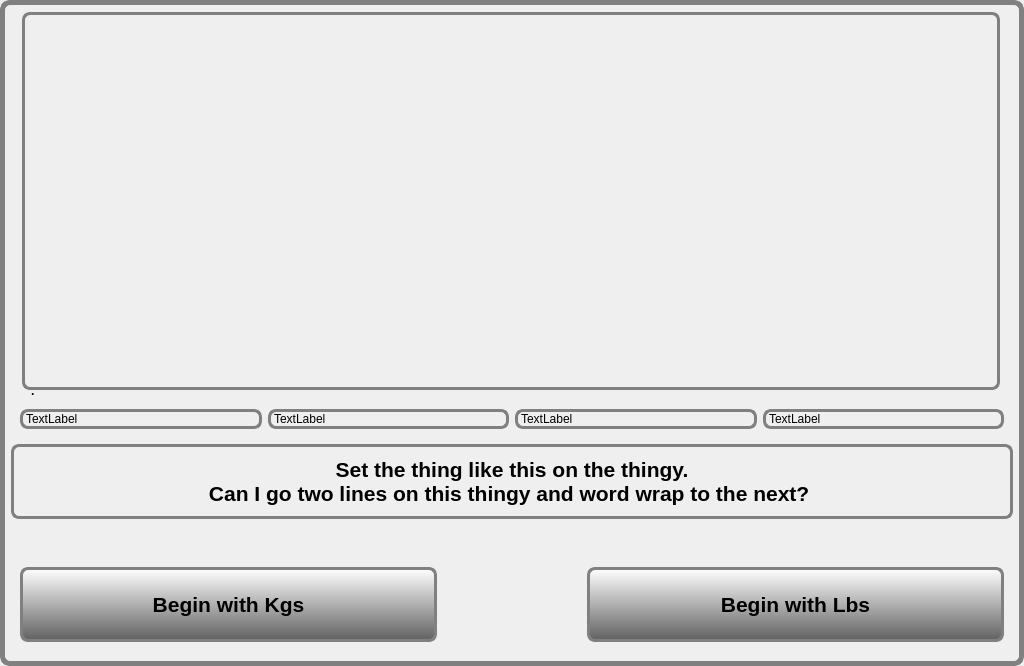
<?xml version="1.0" encoding="UTF-8"?>
<ui version="4.0">
 <class>calibui</class>
 <widget class="QWidget" name="calibui">
  <property name="geometry">
   <rect>
    <x>0</x>
    <y>0</y>
    <width>1024</width>
    <height>666</height>
   </rect>
  </property>
  <property name="sizePolicy">
   <sizepolicy hsizetype="Expanding" vsizetype="Expanding">
    <horstretch>0</horstretch>
    <verstretch>0</verstretch>
   </sizepolicy>
  </property>
  <property name="minimumSize">
   <size>
    <width>1024</width>
    <height>600</height>
   </size>
  </property>
  <property name="windowTitle">
   <string>Accelerometer Calibration Tool</string>
  </property>
  <property name="autoFillBackground">
   <bool>false</bool>
  </property>
  <property name="styleSheet">
   <string notr="true">QWidget#calibui
{
border-style:outset;
border-radius:10px;
border: 5px solid gray;
color: black;
}</string>
  </property>
  <layout class="QVBoxLayout" name="verticalLayout">
   <property name="leftMargin">
    <number>11</number>
   </property>
   <property name="topMargin">
    <number>11</number>
   </property>
   <property name="rightMargin">
    <number>11</number>
   </property>
   <property name="bottomMargin">
    <number>11</number>
   </property>
   <item>
    <widget class="QStackedWidget" name="wdgtStackedWidgetMain">
     <property name="sizePolicy">
      <sizepolicy hsizetype="Expanding" vsizetype="Expanding">
       <horstretch>0</horstretch>
       <verstretch>0</verstretch>
      </sizepolicy>
     </property>
     <property name="minimumSize">
      <size>
       <width>1002</width>
       <height>390</height>
      </size>
     </property>
     <property name="styleSheet">
      <string notr="true">QStackedWidget#stackedWidget
{
border-style:outset;
border-radius:8px;
border:0px solid gray;
}</string>
     </property>
     <property name="frameShape">
      <enum>QFrame::NoFrame</enum>
     </property>
     <property name="frameShadow">
      <enum>QFrame::Plain</enum>
     </property>
     <property name="lineWidth">
      <number>0</number>
     </property>
     <property name="currentIndex">
      <number>0</number>
     </property>
     <widget class="QWidget" name="wgtSteps">
      <property name="sizePolicy">
       <sizepolicy hsizetype="Expanding" vsizetype="Expanding">
        <horstretch>0</horstretch>
        <verstretch>0</verstretch>
       </sizepolicy>
      </property>
      <property name="styleSheet">
       <string notr="true">QWidget#wgtSteps
{
border-style:outset;
border-radius:8px;
border:0px solid gray;
}</string>
      </property>
      <widget class="QLabel" name="lblShowHowTo">
       <property name="geometry">
        <rect>
         <x>11</x>
         <y>1</y>
         <width>978</width>
         <height>378</height>
        </rect>
       </property>
       <property name="sizePolicy">
        <sizepolicy hsizetype="Expanding" vsizetype="MinimumExpanding">
         <horstretch>0</horstretch>
         <verstretch>0</verstretch>
        </sizepolicy>
       </property>
       <property name="minimumSize">
        <size>
         <width>978</width>
         <height>378</height>
        </size>
       </property>
       <property name="maximumSize">
        <size>
         <width>16777215</width>
         <height>16777215</height>
        </size>
       </property>
       <property name="palette">
        <palette>
         <active>
          <colorrole role="WindowText">
           <brush brushstyle="SolidPattern">
            <color alpha="255">
             <red>0</red>
             <green>0</green>
             <blue>0</blue>
            </color>
           </brush>
          </colorrole>
          <colorrole role="Text">
           <brush brushstyle="SolidPattern">
            <color alpha="255">
             <red>0</red>
             <green>0</green>
             <blue>0</blue>
            </color>
           </brush>
          </colorrole>
          <colorrole role="ButtonText">
           <brush brushstyle="SolidPattern">
            <color alpha="255">
             <red>0</red>
             <green>0</green>
             <blue>0</blue>
            </color>
           </brush>
          </colorrole>
          <colorrole role="Base">
           <brush brushstyle="SolidPattern">
            <color alpha="255">
             <red>255</red>
             <green>255</green>
             <blue>255</blue>
            </color>
           </brush>
          </colorrole>
          <colorrole role="Window">
           <brush brushstyle="SolidPattern">
            <color alpha="255">
             <red>240</red>
             <green>240</green>
             <blue>240</blue>
            </color>
           </brush>
          </colorrole>
         </active>
         <inactive>
          <colorrole role="WindowText">
           <brush brushstyle="SolidPattern">
            <color alpha="255">
             <red>0</red>
             <green>0</green>
             <blue>0</blue>
            </color>
           </brush>
          </colorrole>
          <colorrole role="Text">
           <brush brushstyle="SolidPattern">
            <color alpha="255">
             <red>0</red>
             <green>0</green>
             <blue>0</blue>
            </color>
           </brush>
          </colorrole>
          <colorrole role="ButtonText">
           <brush brushstyle="SolidPattern">
            <color alpha="255">
             <red>0</red>
             <green>0</green>
             <blue>0</blue>
            </color>
           </brush>
          </colorrole>
          <colorrole role="Base">
           <brush brushstyle="SolidPattern">
            <color alpha="255">
             <red>255</red>
             <green>255</green>
             <blue>255</blue>
            </color>
           </brush>
          </colorrole>
          <colorrole role="Window">
           <brush brushstyle="SolidPattern">
            <color alpha="255">
             <red>240</red>
             <green>240</green>
             <blue>240</blue>
            </color>
           </brush>
          </colorrole>
         </inactive>
         <disabled>
          <colorrole role="WindowText">
           <brush brushstyle="SolidPattern">
            <color alpha="255">
             <red>0</red>
             <green>0</green>
             <blue>0</blue>
            </color>
           </brush>
          </colorrole>
          <colorrole role="Text">
           <brush brushstyle="SolidPattern">
            <color alpha="255">
             <red>0</red>
             <green>0</green>
             <blue>0</blue>
            </color>
           </brush>
          </colorrole>
          <colorrole role="ButtonText">
           <brush brushstyle="SolidPattern">
            <color alpha="255">
             <red>0</red>
             <green>0</green>
             <blue>0</blue>
            </color>
           </brush>
          </colorrole>
          <colorrole role="Base">
           <brush brushstyle="SolidPattern">
            <color alpha="255">
             <red>240</red>
             <green>240</green>
             <blue>240</blue>
            </color>
           </brush>
          </colorrole>
          <colorrole role="Window">
           <brush brushstyle="SolidPattern">
            <color alpha="255">
             <red>240</red>
             <green>240</green>
             <blue>240</blue>
            </color>
           </brush>
          </colorrole>
         </disabled>
        </palette>
       </property>
       <property name="styleSheet">
        <string notr="true">QLabel#lblShowHowTo
{
border-style:outset;
border-radius:8px;
border:3px solid gray;
}</string>
       </property>
       <property name="text">
        <string/>
       </property>
       <property name="scaledContents">
        <bool>true</bool>
       </property>
       <property name="alignment">
        <set>Qt::AlignCenter</set>
       </property>
       <property name="margin">
        <number>0</number>
       </property>
      </widget>
      <widget class="QLabel" name="lblGravityConst">
       <property name="geometry">
        <rect>
         <x>20</x>
         <y>370</y>
         <width>741</width>
         <height>19</height>
        </rect>
       </property>
       <property name="sizePolicy">
        <sizepolicy hsizetype="MinimumExpanding" vsizetype="Minimum">
         <horstretch>0</horstretch>
         <verstretch>0</verstretch>
        </sizepolicy>
       </property>
       <property name="font">
        <font>
         <weight>75</weight>
         <bold>true</bold>
        </font>
       </property>
       <property name="styleSheet">
        <string notr="true">QLabel#lblGravityConst
{
background-image: url(:/images/none.png);
border-style:outset;
border-radius:1px;
border:0px solid gray;
}</string>
       </property>
       <property name="text">
        <string>.</string>
       </property>
      </widget>
     </widget>
     <widget class="QWidget" name="wgtScans">
      <property name="sizePolicy">
       <sizepolicy hsizetype="Expanding" vsizetype="MinimumExpanding">
        <horstretch>100</horstretch>
        <verstretch>100</verstretch>
       </sizepolicy>
      </property>
      <property name="minimumSize">
       <size>
        <width>0</width>
        <height>0</height>
       </size>
      </property>
      <property name="styleSheet">
       <string notr="true">QWidget#wgtScans
{
border-style:outset;
border-radius:8px;
border:3px solid red;
color: black;
}
</string>
      </property>
      <layout class="QFormLayout" name="formLayout">
       <item row="0" column="0" colspan="2">
        <layout class="QHBoxLayout" name="horizontalLayout">
         <property name="spacing">
          <number>7</number>
         </property>
         <property name="sizeConstraint">
          <enum>QLayout::SetNoConstraint</enum>
         </property>
         <item>
          <layout class="QVBoxLayout" name="vertLeftSide" stretch="100,0,100,100,100">
           <property name="sizeConstraint">
            <enum>QLayout::SetNoConstraint</enum>
           </property>
           <property name="leftMargin">
            <number>25</number>
           </property>
           <property name="topMargin">
            <number>40</number>
           </property>
           <property name="rightMargin">
            <number>15</number>
           </property>
           <property name="bottomMargin">
            <number>80</number>
           </property>
           <item>
            <widget class="QLabel" name="lblDateTitle">
             <property name="font">
              <font>
               <pointsize>16</pointsize>
               <weight>75</weight>
               <bold>true</bold>
              </font>
             </property>
             <property name="styleSheet">
              <string notr="true">QLabel#lblDateTitle
{
border-style:outset;
border-radius:0px;
border:0px solid gray;
}</string>
             </property>
             <property name="text">
              <string>Date</string>
             </property>
             <property name="alignment">
              <set>Qt::AlignCenter</set>
             </property>
            </widget>
           </item>
           <item>
            <widget class="QLabel" name="lblDateToday">
             <property name="sizePolicy">
              <sizepolicy hsizetype="Expanding" vsizetype="Fixed">
               <horstretch>0</horstretch>
               <verstretch>0</verstretch>
              </sizepolicy>
             </property>
             <property name="minimumSize">
              <size>
               <width>0</width>
               <height>54</height>
              </size>
             </property>
             <property name="font">
              <font>
               <pointsize>24</pointsize>
               <weight>75</weight>
               <bold>true</bold>
              </font>
             </property>
             <property name="styleSheet">
              <string notr="true">QLabel#lblDateToday
{
color: 208,208,208;
border:3px solid gray;
}</string>
             </property>
             <property name="text">
              <string>02/09/2018</string>
             </property>
             <property name="alignment">
              <set>Qt::AlignCenter</set>
             </property>
            </widget>
           </item>
           <item>
            <spacer name="spacerLeft">
             <property name="orientation">
              <enum>Qt::Vertical</enum>
             </property>
             <property name="sizeHint" stdset="0">
              <size>
               <width>20</width>
               <height>98</height>
              </size>
             </property>
            </spacer>
           </item>
           <item>
            <widget class="QLabel" name="lblAssNum">
             <property name="font">
              <font>
               <pointsize>16</pointsize>
               <weight>75</weight>
               <bold>true</bold>
              </font>
             </property>
             <property name="styleSheet">
              <string notr="true">QLabel#lblAssNum
{
border-style:outset;
border-radius:0px;
border:0px solid gray;
}</string>
             </property>
             <property name="text">
              <string>Board Assembly Number</string>
             </property>
             <property name="alignment">
              <set>Qt::AlignCenter</set>
             </property>
            </widget>
           </item>
           <item>
            <widget class="QLineEdit" name="txtAssNum">
             <property name="minimumSize">
              <size>
               <width>0</width>
               <height>54</height>
              </size>
             </property>
             <property name="font">
              <font>
               <pointsize>24</pointsize>
               <weight>75</weight>
               <bold>true</bold>
              </font>
             </property>
             <property name="styleSheet">
              <string notr="true">QLineEdit#txtAssNum
{
border-style:outset;
border-radius:8px;
border:3px solid red;
color: black;
}</string>
             </property>
            </widget>
           </item>
          </layout>
         </item>
         <item>
          <layout class="QVBoxLayout" name="vertRightSide" stretch="0,0,0,0,0">
           <property name="spacing">
            <number>0</number>
           </property>
           <property name="sizeConstraint">
            <enum>QLayout::SetNoConstraint</enum>
           </property>
           <property name="leftMargin">
            <number>15</number>
           </property>
           <property name="topMargin">
            <number>40</number>
           </property>
           <property name="rightMargin">
            <number>25</number>
           </property>
           <property name="bottomMargin">
            <number>80</number>
           </property>
           <item>
            <widget class="QLabel" name="lblSerNum">
             <property name="font">
              <font>
               <pointsize>16</pointsize>
               <weight>75</weight>
               <bold>true</bold>
              </font>
             </property>
             <property name="styleSheet">
              <string notr="true">QLabel#lblSerNum
{
border-style:outset;
border-radius:0px;
border:0px solid gray;
}</string>
             </property>
             <property name="text">
              <string>Serial Number</string>
             </property>
             <property name="alignment">
              <set>Qt::AlignCenter</set>
             </property>
            </widget>
           </item>
           <item>
            <widget class="QLineEdit" name="txtSerNum">
             <property name="minimumSize">
              <size>
               <width>0</width>
               <height>54</height>
              </size>
             </property>
             <property name="font">
              <font>
               <pointsize>24</pointsize>
               <weight>75</weight>
               <bold>true</bold>
              </font>
             </property>
             <property name="styleSheet">
              <string notr="true">QLineEdit#txtSerNum
{
border-style:outset;
border-radius:8px;
border:3px solid red;
color: black;
}</string>
             </property>
            </widget>
           </item>
           <item>
            <spacer name="spacerRight">
             <property name="orientation">
              <enum>Qt::Vertical</enum>
             </property>
             <property name="sizeHint" stdset="0">
              <size>
               <width>20</width>
               <height>98</height>
              </size>
             </property>
            </spacer>
           </item>
           <item>
            <widget class="QLabel" name="lblHwvNum">
             <property name="font">
              <font>
               <pointsize>16</pointsize>
               <weight>75</weight>
               <bold>true</bold>
              </font>
             </property>
             <property name="styleSheet">
              <string notr="true">QLabel#lblHwvNum
{
border-style:outset;
border-radius:0px;
border:0px solid gray;
}</string>
             </property>
             <property name="text">
              <string>Hardware Version</string>
             </property>
             <property name="alignment">
              <set>Qt::AlignCenter</set>
             </property>
            </widget>
           </item>
           <item>
            <widget class="QLineEdit" name="txtHwvNum">
             <property name="minimumSize">
              <size>
               <width>0</width>
               <height>54</height>
              </size>
             </property>
             <property name="font">
              <font>
               <pointsize>24</pointsize>
               <weight>75</weight>
               <bold>true</bold>
              </font>
             </property>
             <property name="styleSheet">
              <string notr="true">QLineEdit#txtHwvNum
{
border-style:outset;
border-radius:8px;
border:3px solid red;
color: black;
}</string>
             </property>
             <property name="text">
              <string/>
             </property>
            </widget>
           </item>
          </layout>
         </item>
        </layout>
       </item>
      </layout>
     </widget>
    </widget>
   </item>
   <item>
    <widget class="QWidget" name="loadCellData" native="true">
     <layout class="QHBoxLayout" name="dataLayout">
      <item>
       <widget class="QLabel" name="lbl_x">
        <property name="sizePolicy">
         <sizepolicy hsizetype="MinimumExpanding" vsizetype="Minimum">
          <horstretch>0</horstretch>
          <verstretch>0</verstretch>
         </sizepolicy>
        </property>
        <property name="styleSheet">
         <string notr="true">QLabel#lbl_x
{
background-image: url(:/images/none.png);
border-style:outset;
border-radius:8px;
border:3px solid gray;
}</string>
        </property>
        <property name="text">
         <string>TextLabel</string>
        </property>
       </widget>
      </item>
      <item>
       <widget class="QLabel" name="lbl_y">
        <property name="sizePolicy">
         <sizepolicy hsizetype="MinimumExpanding" vsizetype="Minimum">
          <horstretch>0</horstretch>
          <verstretch>0</verstretch>
         </sizepolicy>
        </property>
        <property name="styleSheet">
         <string notr="true">QLabel#lbl_y
{
background-image: url(:/images/none.png);
border-style:outset;
border-radius:8px;
border:3px solid gray;
}</string>
        </property>
        <property name="text">
         <string>TextLabel</string>
        </property>
       </widget>
      </item>
      <item>
       <widget class="QLabel" name="lbl_z">
        <property name="sizePolicy">
         <sizepolicy hsizetype="MinimumExpanding" vsizetype="Minimum">
          <horstretch>0</horstretch>
          <verstretch>0</verstretch>
         </sizepolicy>
        </property>
        <property name="styleSheet">
         <string notr="true">QLabel#lbl_z
{
background-image: url(:/images/none.png);
border-style:outset;
border-radius:8px;
border:3px solid gray;
}</string>
        </property>
        <property name="text">
         <string>TextLabel</string>
        </property>
       </widget>
      </item>
      <item>
       <widget class="QLabel" name="lbl_counts">
        <property name="sizePolicy">
         <sizepolicy hsizetype="MinimumExpanding" vsizetype="Minimum">
          <horstretch>0</horstretch>
          <verstretch>0</verstretch>
         </sizepolicy>
        </property>
        <property name="styleSheet">
         <string notr="true">QLabel#lbl_counts
{
background-image: url(:/images/none.png);
border-style:outset;
border-radius:8px;
border:3px solid gray;
}</string>
        </property>
        <property name="text">
         <string>TextLabel</string>
        </property>
       </widget>
      </item>
     </layout>
    </widget>
   </item>
   <item>
    <widget class="QLabel" name="lblTellHowTo">
     <property name="sizePolicy">
      <sizepolicy hsizetype="Preferred" vsizetype="MinimumExpanding">
       <horstretch>0</horstretch>
       <verstretch>0</verstretch>
      </sizepolicy>
     </property>
     <property name="minimumSize">
      <size>
       <width>1002</width>
       <height>75</height>
      </size>
     </property>
     <property name="maximumSize">
      <size>
       <width>16777215</width>
       <height>75</height>
      </size>
     </property>
     <property name="font">
      <font>
       <pointsize>16</pointsize>
       <weight>75</weight>
       <bold>true</bold>
      </font>
     </property>
     <property name="styleSheet">
      <string notr="true">QLabel#lblTellHowTo
{
background-image: url(:/images/none.png);
border-style:outset;
border-radius:8px;
border:3px solid gray;
}</string>
     </property>
     <property name="text">
      <string>Set the thing like this on the thingy.
Can I go two lines on this thingy and word wrap to the next? </string>
     </property>
     <property name="alignment">
      <set>Qt::AlignCenter</set>
     </property>
     <property name="wordWrap">
      <bool>true</bool>
     </property>
    </widget>
   </item>
   <item>
    <widget class="QLabel" name="lblError">
     <property name="sizePolicy">
      <sizepolicy hsizetype="Preferred" vsizetype="Preferred">
       <horstretch>0</horstretch>
       <verstretch>0</verstretch>
      </sizepolicy>
     </property>
     <property name="font">
      <font>
       <pointsize>16</pointsize>
       <weight>75</weight>
       <italic>true</italic>
       <bold>true</bold>
      </font>
     </property>
     <property name="styleSheet">
      <string notr="true">QLabel#lblError
{
color : red;
background-image: url(:/images/none.png);
}</string>
     </property>
     <property name="text">
      <string/>
     </property>
     <property name="alignment">
      <set>Qt::AlignHCenter|Qt::AlignTop</set>
     </property>
    </widget>
   </item>
   <item>
    <widget class="QStackedWidget" name="wdgtStackedWidgetButs">
     <property name="minimumSize">
      <size>
       <width>0</width>
       <height>100</height>
      </size>
     </property>
     <property name="currentIndex">
      <number>1</number>
     </property>
     <widget class="QWidget" name="page1">
      <property name="minimumSize">
       <size>
        <width>0</width>
        <height>75</height>
       </size>
      </property>
      <widget class="QPushButton" name="butNextHowTo">
       <property name="geometry">
        <rect>
         <x>0</x>
         <y>10</y>
         <width>1002</width>
         <height>75</height>
        </rect>
       </property>
       <property name="sizePolicy">
        <sizepolicy hsizetype="Minimum" vsizetype="MinimumExpanding">
         <horstretch>0</horstretch>
         <verstretch>0</verstretch>
        </sizepolicy>
       </property>
       <property name="minimumSize">
        <size>
         <width>1002</width>
         <height>75</height>
        </size>
       </property>
       <property name="maximumSize">
        <size>
         <width>16777215</width>
         <height>75</height>
        </size>
       </property>
       <property name="font">
        <font>
         <pointsize>16</pointsize>
         <weight>75</weight>
         <bold>true</bold>
        </font>
       </property>
       <property name="styleSheet">
        <string notr="true">QPushButton#butNextHowTo
{
background-color: qlineargradient(spread:repeat, x1:0, y1:1, x2:0, y2:0, stop:0 rgba(96,96,96, 255), stop:1 rgba(255, 255, 255, 255));
border-style:outset;
border-radius:8px;
border:3px solid gray;
}

QPushButton#butNextHowTo:pressed {
    background-color: rgb(0, 224, 0);
    border-style: inset;
}</string>
       </property>
       <property name="text">
        <string>Begin</string>
       </property>
      </widget>
     </widget>
     <widget class="QWidget" name="page2">
      <property name="minimumSize">
       <size>
        <width>1002</width>
        <height>75</height>
       </size>
      </property>
      <layout class="QFormLayout" name="formLayout_2">
       <item row="0" column="0" colspan="2">
        <layout class="QHBoxLayout" name="layBegin">
         <property name="spacing">
          <number>150</number>
         </property>
         <property name="sizeConstraint">
          <enum>QLayout::SetNoConstraint</enum>
         </property>
         <item>
          <widget class="QPushButton" name="butUseKilograms">
           <property name="sizePolicy">
            <sizepolicy hsizetype="Minimum" vsizetype="MinimumExpanding">
             <horstretch>0</horstretch>
             <verstretch>0</verstretch>
            </sizepolicy>
           </property>
           <property name="minimumSize">
            <size>
             <width>400</width>
             <height>75</height>
            </size>
           </property>
           <property name="maximumSize">
            <size>
             <width>16777215</width>
             <height>75</height>
            </size>
           </property>
           <property name="font">
            <font>
             <pointsize>16</pointsize>
             <weight>75</weight>
             <bold>true</bold>
            </font>
           </property>
           <property name="styleSheet">
            <string notr="true">QPushButton#butUseKilograms
{
background-color: qlineargradient(spread:repeat, x1:0, y1:1, x2:0, y2:0, stop:0 rgba(96,96,96, 255), stop:1 rgba(255, 255, 255, 255));
border-style:outset;
border-radius:8px;
border:3px solid gray;
}

QPushButton#butUseKilograms:pressed {
    background-color: rgb(0, 224, 0);
    border-style: inset;
}</string>
           </property>
           <property name="text">
            <string>Begin with Kgs</string>
           </property>
          </widget>
         </item>
         <item>
          <widget class="QPushButton" name="butUsePounds">
           <property name="sizePolicy">
            <sizepolicy hsizetype="Minimum" vsizetype="MinimumExpanding">
             <horstretch>0</horstretch>
             <verstretch>0</verstretch>
            </sizepolicy>
           </property>
           <property name="minimumSize">
            <size>
             <width>400</width>
             <height>75</height>
            </size>
           </property>
           <property name="maximumSize">
            <size>
             <width>16777215</width>
             <height>75</height>
            </size>
           </property>
           <property name="font">
            <font>
             <pointsize>16</pointsize>
             <weight>75</weight>
             <bold>true</bold>
            </font>
           </property>
           <property name="styleSheet">
            <string notr="true">QPushButton#butUsePounds
{
background-color: qlineargradient(spread:repeat, x1:0, y1:1, x2:0, y2:0, stop:0 rgba(96,96,96, 255), stop:1 rgba(255, 255, 255, 255));
border-style:outset;
border-radius:8px;
border:3px solid gray;
}

QPushButton#butUsePounds:pressed {
    background-color: rgb(0, 224, 0);
    border-style: inset;
}</string>
           </property>
           <property name="text">
            <string>Begin with Lbs</string>
           </property>
          </widget>
         </item>
        </layout>
       </item>
      </layout>
     </widget>
    </widget>
   </item>
  </layout>
 </widget>
 <tabstops>
  <tabstop>txtSerNum</tabstop>
  <tabstop>txtAssNum</tabstop>
  <tabstop>txtHwvNum</tabstop>
  <tabstop>butUseKilograms</tabstop>
  <tabstop>butUsePounds</tabstop>
  <tabstop>butNextHowTo</tabstop>
 </tabstops>
 <resources/>
 <connections/>
</ui>
